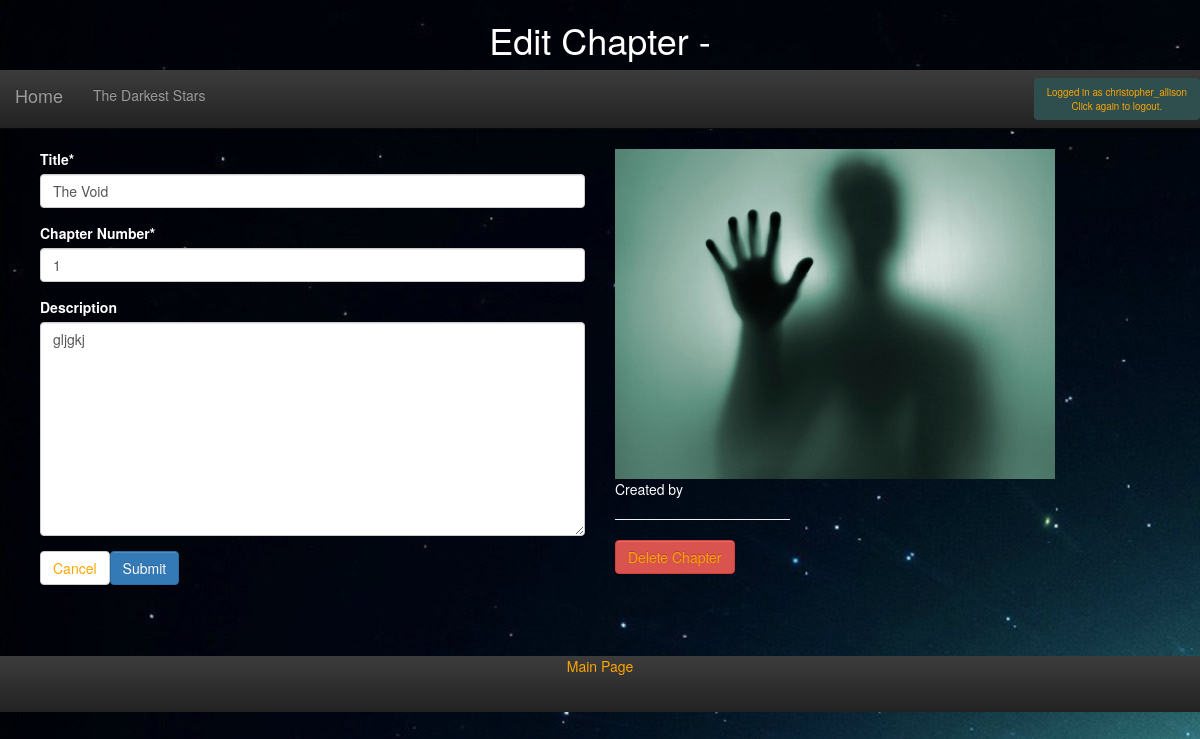
/personas/edit_chapter/1/ (signed in), run on the app's committed database.
### personas/models.py (models this page shows, shortened)
class Story(models.Model):
    SUPERS = 'Supers'
    FANTASY = 'Fantasy'
    HORROR = 'Horror'
    HISTORICAL = 'Historical'
    SCI_FI = 'Science-Fiction'
    WESTERN = 'Western'
    DRAMA = 'Drama'
    COMEDY = 'Comedy'
    CRIME = 'Crime'
    FABLE = 'Fable'
    MYSTERY = 'Mystery'
    GENRE_CHOICES = (
        (SUPERS, 'Supers'),
        (FANTASY, 'Fantasy'),
        (HORROR, 'Horror'),
        (HISTORICAL, 'Historical'),
        (SCI_FI, "Science Fiction"),
        (WESTERN, 'Western'),
        (DRAMA, 'Drama'),
        (COMEDY, 'Comedy'),
        (CRIME, 'Crime'),
        (FABLE, 'Fable'),
        (MYSTERY, 'Mystery'),
    )
    LIGHT = "Light"
    DARK = "Dark"
    THEME_CHOICES = (
        (LIGHT, 'Light'),
        (DARK, 'Dark'))
    title = models.CharField(max_length=128)
    author = models.ForeignKey(User)
    publication_date = models.DateField()
    description = models.TextField(blank=True)
    genre = models.CharField(max_length=128, choices=GENRE_CHOICES, default='Fantasy')
    image = models.ImageField(upload_to='story_images/%Y/%m/%d', default='story_images/nobody.jpg')
    background = models.ImageField(upload_to='story_backgrounds/%Y/%m/%d', default='story_backgrounds/nothing.jpg')
    colour_theme = models.CharField(max_length=12, choices=THEME_CHOICES, default='Dark')
    skill_type_name_1 = models.CharField(max_length=24, default="General", blank=True)
    skill_type_name_2 = models.CharField(max_length=24, default="Investigative", blank=True)
    skill_type_name_3 = models.CharField(max_length=24, default="Combat", blank=True)
    skill_type_name_4 = models.CharField(max_length=24, default="Knowledge", blank=True)
    statistic_type_name_1 = models.CharField(max_length=24, default="Physical", blank=True)
    statistic_type_name_2 = models.CharField(max_length=24, default="Mental", blank=True)
    statistic_type_name_3 = models.CharField(max_length=24, default="Social", blank=True)
    statistic_type_name_4 = models.CharField(max_length=24, default="Magic", blank=True)
    slug = models.SlugField(unique=True)

class Chapter(models.Model):
    title = models.CharField(max_length=128)
    description = models.TextField(blank=True)
    story = models.ForeignKey("Story")
    number = models.PositiveSmallIntegerField(default=1,
        verbose_name="Chapter Number")
    slug = models.SlugField(unique=True)

### personas/views.py (the view)
# urls.py: url(r'^edit_chapter/(?P<pk>\d+)/$', views.edit_chapter, name='edit_chapter'),
@login_required
def edit_chapter(request, pk, template_name='personas/edit_chapter.html'):
    chapter = Chapter.objects.get(pk=pk)
    story = chapter.story
    user = request.user
    form = ChapterForm(request.POST or None, request.FILES or None, instance=chapter)
    if form.is_valid():
        form.save()
        return HttpResponseRedirect('/personas/chapter/{}'.format(chapter.slug))
    return render(request, template_name, {'form': form, 'object':chapter, 'story':story})

### personas/forms.py
class ChapterForm(forms.ModelForm):
    class Meta:
        model = Chapter
        fields = ["title", "number", "description",]
    def __init__(self, *args, **kwargs):
        super(ChapterForm, self).__init__(*args, **kwargs)
        self.helper = FormHelper(self)
        self.layout = Layout(
            'title',
            'description',
        )
        self.helper.layout.append(
            FormActions(
                HTML("""<a role="button" class="btn btn-default"
                        href="#">Cancel</a>"""),
                Submit('save', 'Submit'),))

### templates/personas/edit_chapter.html (shortened to what this page needs)
{% extends "personas/base.html" %}
{% load staticfiles %}
{% load crispy_forms_tags %}
{% load thumbnail %}
{% block title %}
    <header>
        <h1>Edit Chapter - {{ chapter.name }}</h1>
    </header>
{% endblock %}
{% block column1 %}
<div class="col-md-6 col-sm-6 col-lg-6" id="col1">
    {% crispy form %}
</div>
{% endblock %}
{% block column2 %}
<div class="col-md-2 col-sm-2 col-lg-2">
        <div class="img-responsive">
            {% thumbnail chapter.image "175" crop="center" as im %}
            <img src="{{ im.url }}" width="{{ im.width }}" height="{{ im.height }}">{% empty %}
            <img src="{% static '/images/shadow_figure.jpg' %}" alt="">
        {% endthumbnail %}
        <p>
            Created by {{ chapter.creator }}
        </p>
        <hr>
 <a href="{% url 'delete_chapter' pk=object.pk %}" class="btn btn-danger">Delete Chapter</a>
</div>
{% endblock %}

### templates/personas/base.html (shortened to what this page needs)
<!DOCTYPE html>
{% load staticfiles %}
{% load crispy_forms_tags %}
{% load leaflet_tags %}
{% load thumbnail %}
{% block head %}
    {% if story.colour_theme == 'Light' %}
        <link rel="stylesheet" type="text/css" href="{% static 'personas/css/bootstrap-theme-light.css' %}" />
    {% else %}
        <link rel="stylesheet" type="text/css" href="{% static 'personas/css/bootstrap-theme-dark.css' %}" />
    {% endif %}
    <html>
        <head>
            <link href="{% static 'personas/css/bootstrap.min.css' %}" rel="stylesheet">
        </head>
    {% endblock %}
    {% if story %}
        <body background='{{ story.background.url }}'>
        {% else %}
            <body style="background:black">
            {% endif %}
            <div class="wrapper">
                {% block title %}{% endblock %}
                {% block navbar %}
                    <div class="main_navbar">
                        <nav class="navbar navbar-inverse navbar-static-top" role="navigation">
                            <div class="navbar-header">
                                <a class="navbar-brand" href="/personas/">Home</a>
                            </div>
                            <div class="collapse navbar-collapse" id="MyNavBar">
                                <ul class="nav navbar-nav">
                                    <li class="dropdown">
                                        {% if story %}
                                            <a href="#" class="dropdown-toggle" data-toggle="dropdown">{{ story.title }}</a>
                                        {% else %}
                                            <a href="/personas/" class="dropdown-toggle" data-toggle="dropdown">Choose a Story</a>
                                        {% endif %}
                                </ul>
                                <form class="navbar-form navbar-right" role="search">
                                    {% if user.is_authenticated %}
                                        <a class="btn btn-inverse" style="font-size:70%; background-color:darkslategray" href="/personas/logout" role="button">Logged in as {{ user.username }}<br>  Click again to logout.</a>
                                    {% else %}
                                        <a class="btn btn-inverse" href="/personas/register" role="button">Register</a>
                                        <a class="btn btn-inverse" href="/personas/login" role="button">Log In</a>
                                    {% endif %}
                                </form>
                            </div>
                        </nav>
                    </div>
                {% endblock %}
                {% block content %}
                    <div class="row">
                        {% block column1 %}
                        {% endblock %}
                        {% block column2 %}
                        {% endblock %}
                    </div>
                {% endblock content %}
                <div class="push"></div>
            </div>
            {% block footer %}
                <div class="footer">
                    <a href="/personas/">Main Page</a>
                </div>
            {% endblock %}
        </body>
    </html>

### data on the page
Story: title "The Darkest Stars"
Chapter: title "The Void", number "1", description "gljgkj"

### other printed values
{{ user.username }} "christopher_allison"
